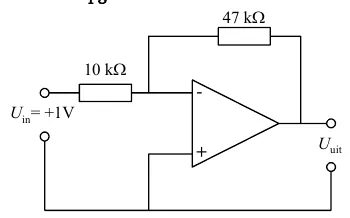
#> input picture img/examenvragen/hs10/hs10-17-q0.webp, 350 x 218 px
$ python strip_nav.py ../img/examenvragen/hs10/hs10-17-q0.webp
#> lines starting #> are read from the running program, lines starting #| are printed output that depends on the picture
#> in clean, im is the input picture: PIL image 350x218 RGB; mean R, G, B 246.2, 246.1, 246.2
"""Verwijdert de navigatieknoppen (blauwe cirkels met gele, rode of groene pijl, met de tekst
"Antwoord gevonden? Naar de uitwerking" / "Terug naar de opgave" / "Naar de volgende opgave")
en een losse voettekst (©-regel + paginanummer) uit de vraag- en uitwerkingsafbeeldingen.

Gebruik (overschrijft de bestanden):
  python tools/strip_nav.py img/examenvragen/hs4/*.webp
"""
import sys
import numpy as np
from PIL import Image
from scipy import ndimage

PAD = 12


def find_icons(a):
    """Kaders (y0, y1, x1) van elk navigatie-icoon: blauwe cirkel met gele, rode of groene pijl."""
    r, g, b = (a[..., i].astype(int) for i in range(3))
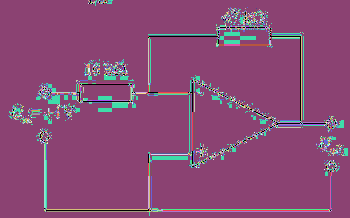
#> r: shape (218, 350) int64; 218 distinct labels, from 0 to 255; one colour per label, 0 black
#> g: shape (218, 350) int64; 218 distinct labels, from 0 to 255
    blue = (b > 140) & (r < 100) & (g < 100)
#> blue: shape (218, 350) bool; every value is 0
    arrow = (((r > 170) & (g > 150) & (b < 100))             # geel
             | ((r > 170) & (g < 100) & (b < 100))            # rood
             | ((g > 150) & (r < 130) & (b < 200) & (g > b)))  # groen/cyaan
    lab, n = ndimage.label(ndimage.binary_dilation(blue | arrow, iterations=2))
#> lab: shape (218, 350) int32; every value is 0
#> n = 0
    boxes = []
    for i, sl in enumerate(ndimage.find_objects(lab), start=1):
        h, w = sl[0].stop - sl[0].start, sl[1].stop - sl[1].start
        if not (25 <= h <= 90 and 25 <= w <= 90 and abs(h - w) < 0.3 * max(h, w)):
            continue
        comp = lab[sl] == i
        area = h * w
        nb, na = (blue[sl] & comp).sum(), (arrow[sl] & comp).sum()
        if nb > 0.2 * area and na > 0.06 * area and (nb + na) > 0.45 * area:
            boxes.append((sl[0].start, sl[0].stop, sl[1].stop))
#> this loop made 0 passes
#> after the loop, boxes = []
    return boxes


def footer_cut(a):
    """Voettekst (©-regel + paginanummer): laag blok onderaan na een grote witruimte."""
    ys = np.where((a.min(axis=2) < 235).any(axis=1))[0]
    if len(ys) < 2:
        return None
    gaps = np.where(np.diff(ys) > 120)[0]
    if len(gaps) and ys[-1] - ys[gaps[-1] + 1] < 70:
        return ys[gaps[-1]] + 1
    return None


def crop_white(im):
    m = np.asarray(im).min(axis=2) < 235
    ys, xs = np.where(m.any(axis=1))[0], np.where(m.any(axis=0))[0]
    return im.crop((max(0, xs[0] - PAD), max(0, ys[0] - PAD),
                    min(im.width, xs[-1] + 1 + PAD), min(im.height, ys[-1] + 1 + PAD)))


def clean(src, dst):
    im = Image.open(src).convert('RGB')
    a = np.array(im)
    boxes = find_icons(a)
#> boxes = []
    # navigatieregel (tekst links van/tussen de iconen + iconen) wit maken
    for y0, y1, x1 in boxes:
        a[max(0, y0 - 4):y1 + 4, :min(a.shape[1], x1 + 6)] = 255
    fc = footer_cut(a)
#> in footer_cut, `ys = np.where((a.min(axis=2) < 235).any(axis=1))[0]`: ys = 203 values from 0 to 211
#> in footer_cut, `gaps = np.where(np.diff(ys) > 120)[0]`: gaps = empty array
    if fc:
        a[fc:] = 255
    if not boxes and not fc:
        return False
    out = crop_white(Image.fromarray(a))
    out.save(dst, 'WEBP', quality=82, method=6)
    return True


if __name__ == '__main__':
    changed = 0
    for p in sys.argv[1:]:
        if clean(p, p):
            changed += 1
        else:
            print('unchanged', p)
    print('changed', changed, 'of', len(sys.argv) - 1, file=sys.stderr)

$ run again, on img/examenvragen/hs10/hs10-46-q0.webp
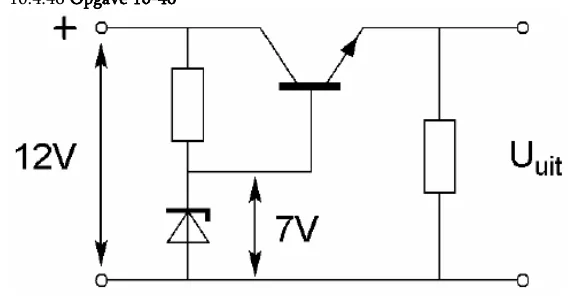
#> input picture img/examenvragen/hs10/hs10-46-q0.webp, 578 x 301 px
#> in clean, im is the input picture: PIL image 578x301 RGB; mean R, G, B 243.8, 243.8, 243.8
#> in find_icons, `r, g, b = (a[..., i].astype(int) for i in range(3))`:
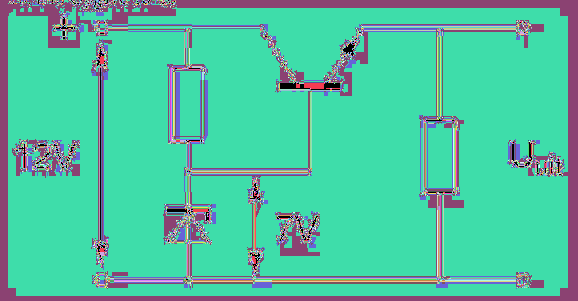
#> r: shape (301, 578) int64; 220 distinct labels, from 0 to 255; one colour per label, 0 black
#> g: shape (301, 578) int64; 220 distinct labels, from 0 to 255
#> blue: shape (301, 578) bool; every value is 0
#> lab: shape (301, 578) int32; every value is 0
#> n = 0
#> after the loop in find_icons, `for i, sl in enumerate(ndimage.find_objects(lab), start=1):`: boxes = []
#> ys = 282 values from 0 to 287
#> gaps = empty array

$ run again, on img/examenvragen/hs10/hs10-8-q0.webp
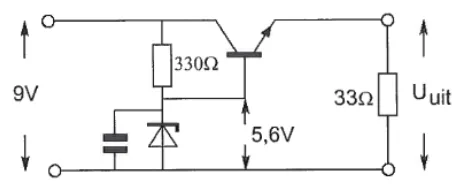
#> input picture img/examenvragen/hs10/hs10-8-q0.webp, 464 x 191 px
#> in clean, im is the input picture: PIL image 464x191 RGB; mean R, G, B 243.2, 243.2, 243.2
#> in find_icons, `r, g, b = (a[..., i].astype(int) for i in range(3))`:
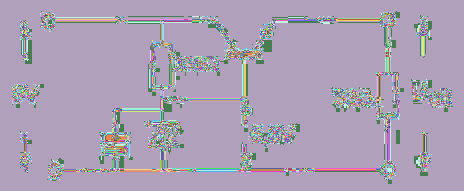
#> r: shape (191, 464) int64; 205 distinct labels, from 15 to 255; one colour per label, 0 black
#> g: shape (191, 464) int64; 220 distinct labels, from 15 to 255
#> b: shape (191, 464) int64; 224 distinct labels, from 15 to 255
#> blue: shape (191, 464) bool; every value is 0
#> lab: shape (191, 464) int32; every value is 0
#> n = 0
#> after the loop in find_icons, `for i, sl in enumerate(ndimage.find_objects(lab), start=1):`: boxes = []
#> ys = 167 values from 12 to 178
#> gaps = empty array

$ run again, on img/examenvragen/hs10/hs10-24-qf.webp
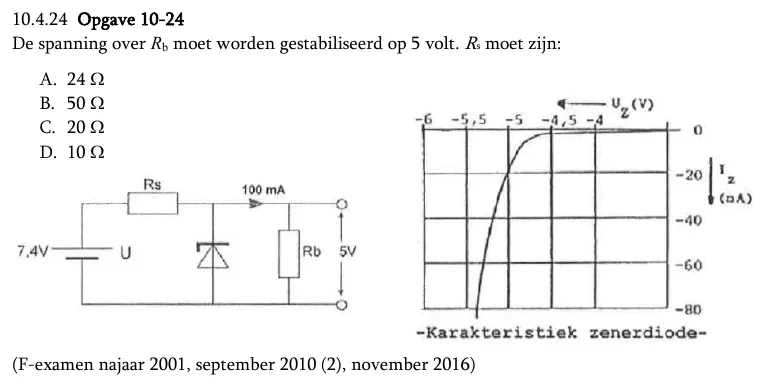
#> input picture img/examenvragen/hs10/hs10-24-qf.webp, 764 x 387 px
#> in clean, im is the input picture: PIL image 764x387 RGB; mean R, G, B 244.2, 244.2, 244.3
#> in find_icons, `r, g, b = (a[..., i].astype(int) for i in range(3))`:
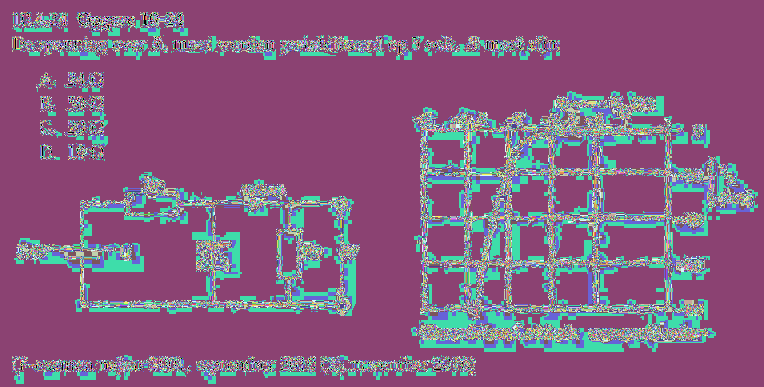
#> r: shape (387, 764) int64; 220 distinct labels, from 0 to 255; one colour per label, 0 black
#> in find_icons, `r, g, b = (a[..., i].astype(int) for i in range(3))`:
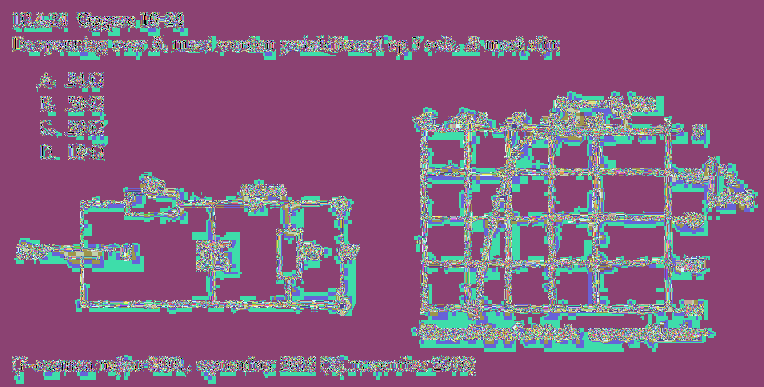
#> g: shape (387, 764) int64; 250 distinct labels, from 0 to 255; one colour per label, 0 black
#> b: shape (387, 764) int64; 250 distinct labels, from 0 to 255
#> blue: shape (387, 764) bool; every value is 0
#> lab: shape (387, 764) int32; every value is 0
#> n = 0
#> after the loop in find_icons, `for i, sl in enumerate(ndimage.find_objects(lab), start=1):`: boxes = []
#> ys = 306 values from 12 to 374
#> gaps = empty array
